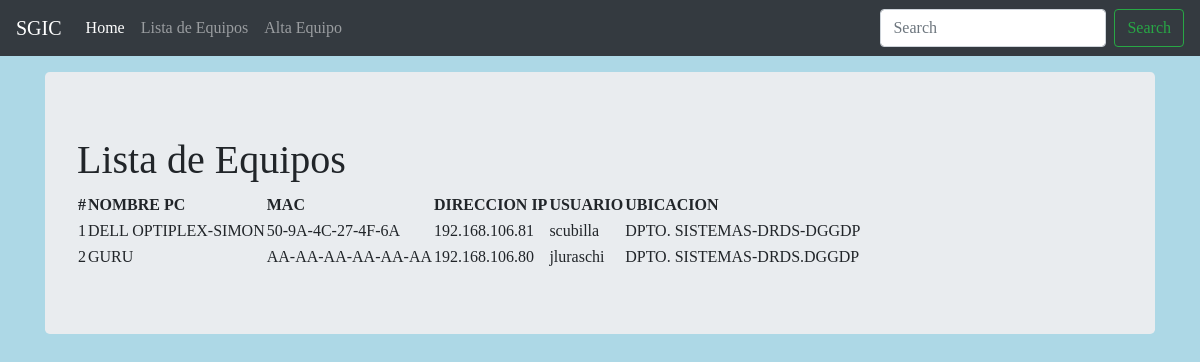
The app's page /computer_list/, older data.
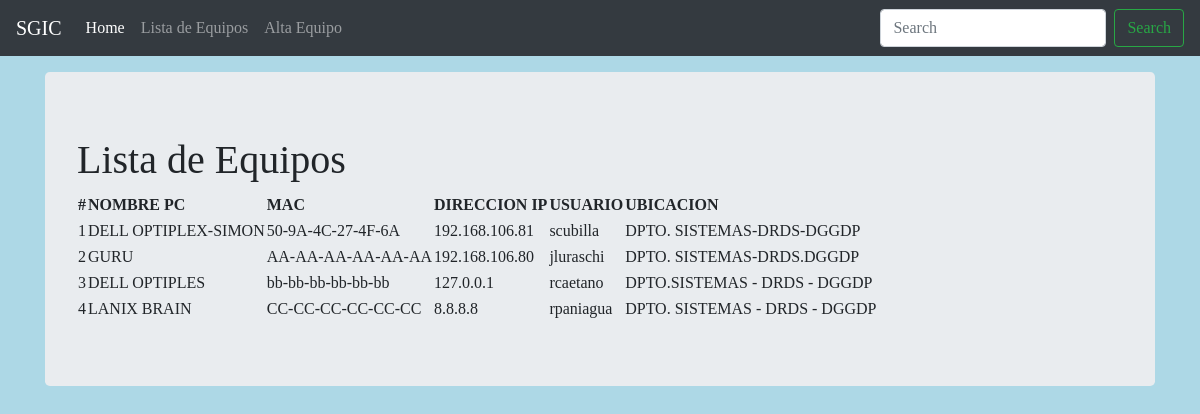
The same page, newer data.
### compuapp/models.py (models this page shows, shortened)
class Computer(models.Model):
    computer_name = models.CharField(max_length=30)
    IP_address = models.CharField(max_length=30)
    MAC_address = models.CharField(max_length=30)
    users_name = models.CharField(max_length=30)
    location = models.CharField(max_length=30)
    purchase_date = models.DateField(auto_now_add=False, auto_now=False, blank=True, null=True)
    timestamp = models.DateField(auto_now_add=True, auto_now=False, blank=True)

### compuapp/views.py (the view)
# urls.py: path('computer_list/', views.computer_list, name='computer_list'),
def computer_list(request):
    title = "Lista de Equipos"
    queryset = Computer.objects.all()
    context = {
    "title": title,
    "queryset": queryset,
    }
    return render(request, "list_computer.html",context)

### templates/list_computer.html (shortened to what this page needs)
{% load static %}
<!doctype html>
<html lang="en">
  <head>
<link href="{% static 'css/bootstrap.min.css' %}" rel="stylesheet">
     <link href="{% static 'css/stylesheet.css' %}" rel="stylesheet">
    <link href="{% static 'css/navbar-top-fixed.css' %}" rel="stylesheet">
  </head>
  <body>
  {% include 'navbar.html'  %}
  <main role="main" class="container">
  <div class="jumbotron">
    <h1>  {{title}}</h1>
        <table>
    <tr>
        <th>#</th>
        <th>NOMBRE PC</th>
        <th>MAC</th>
        <th>DIRECCION IP</th>
        <th>USUARIO</th>
        <th>UBICACION</th>
    </tr>
    {% for instance in queryset %}
    <tr>
        <td>{{forloop.counter}}</td>
        <td>{{instance.computer_name}}</td>
        <td>{{instance.MAC_address}}</td>
        <td>{{instance.IP_address}}</td>
        <td>{{instance.users_name}}</td>
        <td>{{instance.location}}</td>
    </tr>
    {% endfor %}
    </table>
  </div>
</main>
      </body>
</html>

### templates/navbar.html (shortened to what this page needs)
 <nav class="navbar navbar-expand-md navbar-dark fixed-top bg-dark">
  <a class="navbar-brand" href="#">SGIC</a>
  <div class="collapse navbar-collapse" id="navbarCollapse">
    <ul class="navbar-nav mr-auto">
      <li class="nav-item active">
        <a class="nav-link" href="#">Home <span class="sr-only">(current)</span></a>
      </li>
      <li class="nav-item">
        <a class="nav-link" href="/computer_list">Lista de Equipos</a>
      </li>
      <li class="nav-item">
        <a class="nav-link" href="/computer_entry" tabindex="-1" aria-disabled="true">Alta Equipo</a>
      </li>
    </ul>
    <form class="form-inline mt-2 mt-md-0">
      <input class="form-control mr-sm-2" type="text" placeholder="Search" aria-label="Search">
      <button class="btn btn-outline-success my-2 my-sm-0" type="submit">Search</button>
    </form>
  </div>
</nav>

### compuapp/static/css/stylesheet.css (style rules this page uses)
body { background-color: lightblue; font-family: verdana; }

### compuapp/static/css/navbar-top-fixed.css (style rules this page uses)
body { min-height: 75rem; padding-top: 4.5rem; }

Row changes from the older to the newer data that the page shows:
added Computer: computer_name "DELL OPTIPLES", MAC_address "bb-bb-bb-bb-bb-bb", IP_address "127.0.0.1", users_name "rcaetano", location "DPTO.SISTEMAS - DRDS - DGGDP"
added Computer: computer_name "LANIX BRAIN", MAC_address "CC-CC-CC-CC-CC-CC", IP_address "8.8.8.8", users_name "rpaniagua", location "DPTO. SISTEMAS - DRDS - DGGDP"
